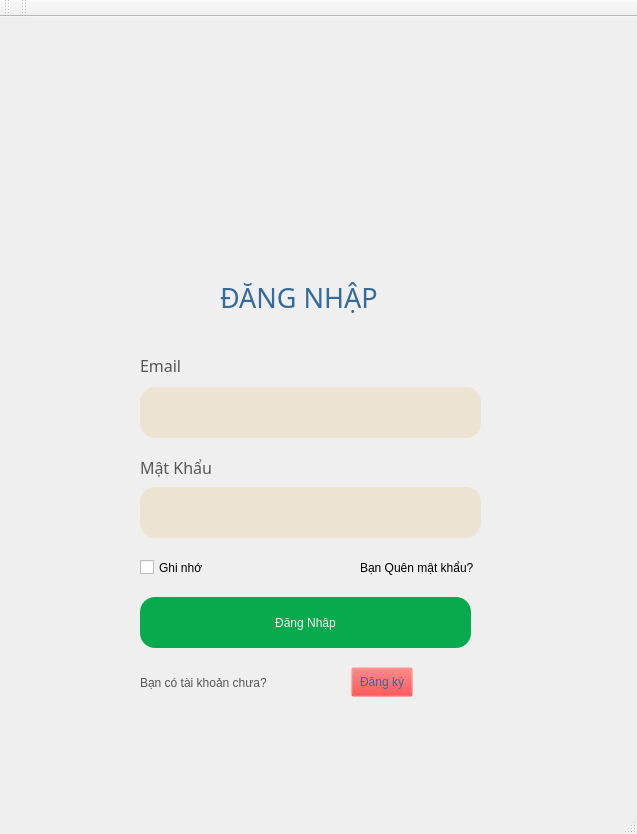
<?xml version="1.0" encoding="UTF-8"?>
<ui version="4.0">
 <class>MainWindow</class>
 <widget class="QMainWindow" name="MainWindow">
  <property name="geometry">
   <rect>
    <x>0</x>
    <y>0</y>
    <width>637</width>
    <height>834</height>
   </rect>
  </property>
  <property name="windowTitle">
   <string>MainWindow</string>
  </property>
  <widget class="QWidget" name="centralwidget">
   <widget class="QPushButton" name="btnLogin">
    <property name="geometry">
     <rect>
      <x>140</x>
      <y>580</y>
      <width>331</width>
      <height>51</height>
     </rect>
    </property>
    <property name="styleSheet">
     <string notr="true">border-radius: 15px;
font: 600 16pt &quot;Bahnschrift&quot;;
background-color: #09a94e;
color: #F8F2EC;

</string>
    </property>
    <property name="text">
     <string>Đăng Nhập</string>
    </property>
   </widget>
   <widget class="QPushButton" name="btnRegister">
    <property name="geometry">
     <rect>
      <x>351</x>
      <y>650</y>
      <width>62</width>
      <height>30</height>
     </rect>
    </property>
    <property name="minimumSize">
     <size>
      <width>52</width>
      <height>30</height>
     </size>
    </property>
    <property name="maximumSize">
     <size>
      <width>62</width>
      <height>30</height>
     </size>
    </property>
    <property name="cursor">
     <cursorShape>PointingHandCursor</cursorShape>
    </property>
    <property name="styleSheet">
     <string notr="true">font: 12pt &quot;Bahnschrift&quot;;
color: #356a9c;
background-color: rgba(255, 0, 0, 0);
</string>
    </property>
    <property name="text">
     <string>Đăng ký</string>
    </property>
   </widget>
   <widget class="QLabel" name="label_6">
    <property name="geometry">
     <rect>
      <x>360</x>
      <y>540</y>
      <width>141</width>
      <height>21</height>
     </rect>
    </property>
    <property name="text">
     <string>Bạn Quên mật khẩu?</string>
    </property>
   </widget>
   <widget class="QLabel" name="label_3">
    <property name="geometry">
     <rect>
      <x>140</x>
      <y>340</y>
      <width>71</width>
      <height>16</height>
     </rect>
    </property>
    <property name="font">
     <font>
      <family>Bahnschrift</family>
      <pointsize>12</pointsize>
      <weight>50</weight>
      <italic>false</italic>
      <bold>false</bold>
     </font>
    </property>
    <property name="styleSheet">
     <string notr="true">font: 12pt &quot;Bahnschrift&quot;;
color: #575556;</string>
    </property>
    <property name="text">
     <string>Email</string>
    </property>
   </widget>
   <widget class="QLineEdit" name="txtPassword">
    <property name="geometry">
     <rect>
      <x>140</x>
      <y>470</y>
      <width>341</width>
      <height>51</height>
     </rect>
    </property>
    <property name="styleSheet">
     <string notr="true">background-color: #ECE3D2;
color: #356A9C;
font: 12pt &quot;Segoe UI&quot;;
border-radius: 15px;
padding-left: 5px;</string>
    </property>
   </widget>
   <widget class="QLabel" name="label_14">
    <property name="geometry">
     <rect>
      <x>140</x>
      <y>650</y>
      <width>201</width>
      <height>31</height>
     </rect>
    </property>
    <property name="styleSheet">
     <string notr="true">font: 12pt &quot;Bahnschrift&quot;;
color: #575556;

</string>
    </property>
    <property name="text">
     <string>Bạn có tài khoản chưa?</string>
    </property>
   </widget>
   <widget class="QLabel" name="label_4">
    <property name="geometry">
     <rect>
      <x>140</x>
      <y>440</y>
      <width>81</width>
      <height>21</height>
     </rect>
    </property>
    <property name="font">
     <font>
      <family>Bahnschrift</family>
      <pointsize>12</pointsize>
      <weight>50</weight>
      <italic>false</italic>
      <bold>false</bold>
     </font>
    </property>
    <property name="styleSheet">
     <string notr="true">font: 12pt &quot;Bahnschrift&quot;;
color: #575556;</string>
    </property>
    <property name="text">
     <string>Mật Khẩu</string>
    </property>
   </widget>
   <widget class="QLabel" name="label_2">
    <property name="geometry">
     <rect>
      <x>220</x>
      <y>260</y>
      <width>221</width>
      <height>41</height>
     </rect>
    </property>
    <property name="font">
     <font>
      <family>Bahnschrift</family>
      <pointsize>20</pointsize>
      <weight>50</weight>
      <italic>false</italic>
      <bold>false</bold>
     </font>
    </property>
    <property name="styleSheet">
     <string notr="true">color: #356a9c;
font: 20pt &quot;Bahnschrift&quot;;</string>
    </property>
    <property name="text">
     <string>ĐĂNG NHẬP</string>
    </property>
   </widget>
   <widget class="QLineEdit" name="txtEmail">
    <property name="geometry">
     <rect>
      <x>140</x>
      <y>370</y>
      <width>341</width>
      <height>51</height>
     </rect>
    </property>
    <property name="styleSheet">
     <string notr="true">background-color: #ECE3D2;
color: #356A9C;
font: 12pt &quot;Segoe UI&quot;;
border-radius: 15px;
padding-left: 5px;</string>
    </property>
   </widget>
   <widget class="QCheckBox" name="checkBox">
    <property name="geometry">
     <rect>
      <x>140</x>
      <y>540</y>
      <width>221</width>
      <height>21</height>
     </rect>
    </property>
    <property name="text">
     <string>Ghi nhớ</string>
    </property>
   </widget>
   <widget class="QLabel" name="label">
    <property name="geometry">
     <rect>
      <x>190</x>
      <y>50</y>
      <width>251</width>
      <height>201</height>
     </rect>
    </property>
    <property name="text">
     <string/>
    </property>
    <property name="pixmap">
     <pixmap>../images/pngtree-avatar-icon-profile-icon-member-login-vector-isolated-png-image_1978396-removebg-preview (2).png</pixmap>
    </property>
    <property name="scaledContents">
     <bool>true</bool>
    </property>
   </widget>
  </widget>
  <widget class="QMenuBar" name="menubar">
   <property name="geometry">
    <rect>
     <x>0</x>
     <y>0</y>
     <width>637</width>
     <height>26</height>
    </rect>
   </property>
  </widget>
  <widget class="QStatusBar" name="statusbar"/>
  <widget class="QToolBar" name="toolBar">
   <property name="windowTitle">
    <string>toolBar</string>
   </property>
   <attribute name="toolBarArea">
    <enum>TopToolBarArea</enum>
   </attribute>
   <attribute name="toolBarBreak">
    <bool>false</bool>
   </attribute>
  </widget>
  <widget class="QToolBar" name="toolBar_2">
   <property name="windowTitle">
    <string>toolBar_2</string>
   </property>
   <attribute name="toolBarArea">
    <enum>TopToolBarArea</enum>
   </attribute>
   <attribute name="toolBarBreak">
    <bool>false</bool>
   </attribute>
  </widget>
 </widget>
 <resources/>
 <connections/>
</ui>
